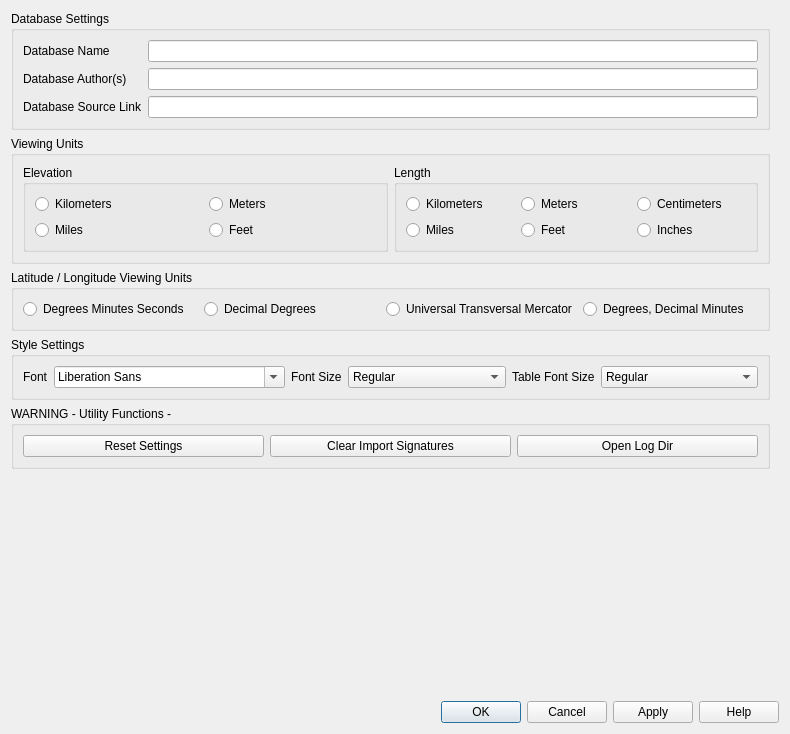
<?xml version="1.0" encoding="UTF-8"?>
<ui version="4.0">
 <class>geochronProjectSettings</class>
 <widget class="QDialog" name="geochronProjectSettings">
  <property name="geometry">
   <rect>
    <x>0</x>
    <y>0</y>
    <width>790</width>
    <height>734</height>
   </rect>
  </property>
  <property name="minimumSize">
   <size>
    <width>790</width>
    <height>0</height>
   </size>
  </property>
  <property name="windowTitle">
   <string>Project Properties</string>
  </property>
  <layout class="QGridLayout" name="gridLayout_21">
   <item row="1" column="0">
    <widget class="QFrame" name="mButtonBoxFrame">
     <property name="sizePolicy">
      <sizepolicy hsizetype="Preferred" vsizetype="Maximum">
       <horstretch>0</horstretch>
       <verstretch>0</verstretch>
      </sizepolicy>
     </property>
     <property name="frameShape">
      <enum>QFrame::NoFrame</enum>
     </property>
     <property name="frameShadow">
      <enum>QFrame::Raised</enum>
     </property>
     <layout class="QHBoxLayout" name="horizontalLayout">
      <property name="leftMargin">
       <number>0</number>
      </property>
      <property name="topMargin">
       <number>0</number>
      </property>
      <property name="rightMargin">
       <number>0</number>
      </property>
      <property name="bottomMargin">
       <number>0</number>
      </property>
      <item>
       <widget class="QDialogButtonBox" name="buttonBox">
        <property name="orientation">
         <enum>Qt::Horizontal</enum>
        </property>
        <property name="standardButtons">
         <set>QDialogButtonBox::Apply|QDialogButtonBox::Cancel|QDialogButtonBox::Help|QDialogButtonBox::Ok</set>
        </property>
       </widget>
      </item>
     </layout>
    </widget>
   </item>
   <item row="0" column="0">
    <widget class="QSplitter" name="mOptionsSplitter">
     <property name="orientation">
      <enum>Qt::Horizontal</enum>
     </property>
     <property name="childrenCollapsible">
      <bool>false</bool>
     </property>
     <widget class="QFrame" name="mOptionsFrame">
      <property name="sizePolicy">
       <sizepolicy hsizetype="Expanding" vsizetype="Preferred">
        <horstretch>1</horstretch>
        <verstretch>0</verstretch>
       </sizepolicy>
      </property>
      <property name="frameShape">
       <enum>QFrame::NoFrame</enum>
      </property>
      <property name="frameShadow">
       <enum>QFrame::Raised</enum>
      </property>
      <layout class="QVBoxLayout" name="verticalLayout_3">
       <property name="leftMargin">
        <number>0</number>
       </property>
       <property name="topMargin">
        <number>0</number>
       </property>
       <property name="rightMargin">
        <number>0</number>
       </property>
       <property name="bottomMargin">
        <number>0</number>
       </property>
       <item>
        <widget class="QStackedWidget" name="mOptionsStackedWidget">
         <property name="sizePolicy">
          <sizepolicy hsizetype="Preferred" vsizetype="Preferred">
           <horstretch>0</horstretch>
           <verstretch>0</verstretch>
          </sizepolicy>
         </property>
         <property name="currentIndex">
          <number>0</number>
         </property>
         <widget class="QWidget" name="mGeneralOptions">
          <layout class="QVBoxLayout" name="verticalLayout_6">
           <property name="leftMargin">
            <number>0</number>
           </property>
           <property name="topMargin">
            <number>0</number>
           </property>
           <property name="rightMargin">
            <number>0</number>
           </property>
           <property name="bottomMargin">
            <number>0</number>
           </property>
           <item>
            <widget class="QScrollArea" name="scrollArea_1">
             <property name="frameShape">
              <enum>QFrame::NoFrame</enum>
             </property>
             <property name="widgetResizable">
              <bool>true</bool>
             </property>
             <widget class="QWidget" name="scrollAreaWidgetContents_2">
              <property name="geometry">
               <rect>
                <x>0</x>
                <y>0</y>
                <width>772</width>
                <height>682</height>
               </rect>
              </property>
              <layout class="QVBoxLayout" name="verticalLayout">
               <property name="leftMargin">
                <number>0</number>
               </property>
               <property name="topMargin">
                <number>0</number>
               </property>
               <property name="bottomMargin">
                <number>0</number>
               </property>
               <item>
                <widget class="QGroupBox" name="ProjectSettings">
                 <property name="title">
                  <string>Database Settings</string>
                 </property>
                 <layout class="QGridLayout" name="gridLayout_26">
                  <item row="0" column="2">
                   <widget class="QLineEdit" name="le_DatabaseName"/>
                  </item>
                  <item row="1" column="2">
                   <widget class="QLineEdit" name="le_DatabaseAuthors"/>
                  </item>
                  <item row="1" column="0">
                   <widget class="QLabel" name="static_DatabaseAuthors">
                    <property name="text">
                     <string>Database Author(s)</string>
                    </property>
                   </widget>
                  </item>
                  <item row="0" column="0">
                   <widget class="QLabel" name="static_DatabaseName">
                    <property name="text">
                     <string>Database Name</string>
                    </property>
                   </widget>
                  </item>
                  <item row="2" column="2">
                   <widget class="QLineEdit" name="le_DatabaseSourceLink"/>
                  </item>
                  <item row="2" column="0">
                   <widget class="QLabel" name="static_DatabaseSourceLink">
                    <property name="text">
                     <string>Database Source Link</string>
                    </property>
                   </widget>
                  </item>
                 </layout>
                </widget>
               </item>
               <item>
                <widget class="QGroupBox" name="ViewingUnits">
                 <property name="title">
                  <string>Viewing Units</string>
                 </property>
                 <layout class="QGridLayout" name="gridLayout">
                  <item row="1" column="1">
                   <widget class="QGroupBox" name="Length">
                    <property name="title">
                     <string>Length</string>
                    </property>
                    <layout class="QGridLayout" name="gridLayout_5">
                     <item row="0" column="1">
                      <widget class="QRadioButton" name="rb_LengthMeters">
                       <property name="text">
                        <string>Meters</string>
                       </property>
                      </widget>
                     </item>
                     <item row="0" column="0">
                      <widget class="QRadioButton" name="rb_LengthKilometers">
                       <property name="text">
                        <string>Kilometers</string>
                       </property>
                      </widget>
                     </item>
                     <item row="1" column="0">
                      <widget class="QRadioButton" name="rb_LengthMiles">
                       <property name="text">
                        <string>Miles</string>
                       </property>
                      </widget>
                     </item>
                     <item row="0" column="2">
                      <widget class="QRadioButton" name="rb_LengthCentimeters">
                       <property name="text">
                        <string>Centimeters</string>
                       </property>
                      </widget>
                     </item>
                     <item row="1" column="1">
                      <widget class="QRadioButton" name="rb_LengthFeet">
                       <property name="text">
                        <string>Feet</string>
                       </property>
                      </widget>
                     </item>
                     <item row="1" column="2">
                      <widget class="QRadioButton" name="rb_LengthInches">
                       <property name="text">
                        <string>Inches</string>
                       </property>
                      </widget>
                     </item>
                    </layout>
                   </widget>
                  </item>
                  <item row="1" column="0">
                   <widget class="QGroupBox" name="Elevetion">
                    <property name="title">
                     <string>Elevation</string>
                    </property>
                    <layout class="QGridLayout" name="gridLayout_4">
                     <item row="1" column="0">
                      <widget class="QRadioButton" name="rb_ElevetationMiles">
                       <property name="sizePolicy">
                        <sizepolicy hsizetype="Minimum" vsizetype="Fixed">
                         <horstretch>0</horstretch>
                         <verstretch>0</verstretch>
                        </sizepolicy>
                       </property>
                       <property name="text">
                        <string>Miles</string>
                       </property>
                      </widget>
                     </item>
                     <item row="1" column="1">
                      <widget class="QRadioButton" name="rb_ElevationFeet">
                       <property name="sizePolicy">
                        <sizepolicy hsizetype="Minimum" vsizetype="Fixed">
                         <horstretch>0</horstretch>
                         <verstretch>0</verstretch>
                        </sizepolicy>
                       </property>
                       <property name="text">
                        <string>Feet</string>
                       </property>
                      </widget>
                     </item>
                     <item row="0" column="1">
                      <widget class="QRadioButton" name="rb_ElevationMeters">
                       <property name="sizePolicy">
                        <sizepolicy hsizetype="Minimum" vsizetype="Fixed">
                         <horstretch>0</horstretch>
                         <verstretch>0</verstretch>
                        </sizepolicy>
                       </property>
                       <property name="text">
                        <string>Meters</string>
                       </property>
                      </widget>
                     </item>
                     <item row="0" column="0">
                      <widget class="QRadioButton" name="rb_ElevationKilometers">
                       <property name="sizePolicy">
                        <sizepolicy hsizetype="Minimum" vsizetype="Fixed">
                         <horstretch>0</horstretch>
                         <verstretch>0</verstretch>
                        </sizepolicy>
                       </property>
                       <property name="text">
                        <string>Kilometers</string>
                       </property>
                      </widget>
                     </item>
                    </layout>
                   </widget>
                  </item>
                 </layout>
                </widget>
               </item>
               <item>
                <widget class="QGroupBox" name="LatLongUnits">
                 <property name="title">
                  <string>Latitude / Longitude Viewing Units</string>
                 </property>
                 <layout class="QGridLayout" name="gridLayout_3">
                  <item row="0" column="2">
                   <widget class="QRadioButton" name="rb_UTM">
                    <property name="text">
                     <string>Universal Transversal Mercator</string>
                    </property>
                   </widget>
                  </item>
                  <item row="0" column="0">
                   <widget class="QRadioButton" name="rb_DMS">
                    <property name="text">
                     <string>Degrees Minutes Seconds</string>
                    </property>
                   </widget>
                  </item>
                  <item row="0" column="3">
                   <widget class="QRadioButton" name="rb_DDM">
                    <property name="text">
                     <string>Degrees, Decimal Minutes</string>
                    </property>
                   </widget>
                  </item>
                  <item row="0" column="1">
                   <widget class="QRadioButton" name="rb_DD">
                    <property name="text">
                     <string>Decimal Degrees</string>
                    </property>
                   </widget>
                  </item>
                 </layout>
                </widget>
               </item>
               <item>
                <widget class="QGroupBox" name="StyleSettings">
                 <property name="title">
                  <string>Style Settings</string>
                 </property>
                 <layout class="QGridLayout" name="gridLayout_2">
                  <item row="0" column="1">
                   <widget class="QFontComboBox" name="fontComboBox"/>
                  </item>
                  <item row="0" column="0">
                   <widget class="QLabel" name="static_Font">
                    <property name="sizePolicy">
                     <sizepolicy hsizetype="Fixed" vsizetype="Preferred">
                      <horstretch>0</horstretch>
                      <verstretch>0</verstretch>
                     </sizepolicy>
                    </property>
                    <property name="text">
                     <string>Font</string>
                    </property>
                   </widget>
                  </item>
                  <item row="0" column="5">
                   <widget class="QComboBox" name="cb_TableViewSize">
                    <item>
                     <property name="text">
                      <string>Regular</string>
                     </property>
                    </item>
                    <item>
                     <property name="text">
                      <string>Large</string>
                     </property>
                    </item>
                    <item>
                     <property name="text">
                      <string>Small</string>
                     </property>
                    </item>
                   </widget>
                  </item>
                  <item row="0" column="3">
                   <widget class="QComboBox" name="cb_FontSize">
                    <item>
                     <property name="text">
                      <string>Regular</string>
                     </property>
                    </item>
                    <item>
                     <property name="text">
                      <string>Larger</string>
                     </property>
                    </item>
                    <item>
                     <property name="text">
                      <string>Smaller</string>
                     </property>
                    </item>
                   </widget>
                  </item>
                  <item row="0" column="2">
                   <widget class="QLabel" name="label_5">
                    <property name="sizePolicy">
                     <sizepolicy hsizetype="Fixed" vsizetype="Preferred">
                      <horstretch>0</horstretch>
                      <verstretch>0</verstretch>
                     </sizepolicy>
                    </property>
                    <property name="text">
                     <string>Font Size</string>
                    </property>
                   </widget>
                  </item>
                  <item row="0" column="4">
                   <widget class="QLabel" name="label_6">
                    <property name="sizePolicy">
                     <sizepolicy hsizetype="Fixed" vsizetype="Preferred">
                      <horstretch>0</horstretch>
                      <verstretch>0</verstretch>
                     </sizepolicy>
                    </property>
                    <property name="text">
                     <string>Table Font Size</string>
                    </property>
                   </widget>
                  </item>
                 </layout>
                </widget>
               </item>
               <item>
                <widget class="QGroupBox" name="UtilityFunctions">
                 <property name="title">
                  <string>WARNING - Utility Functions - </string>
                 </property>
                 <layout class="QGridLayout" name="gridLayout_6">
                  <item row="0" column="0">
                   <widget class="QPushButton" name="pb_ResetSettings">
                    <property name="text">
                     <string>Reset Settings</string>
                    </property>
                   </widget>
                  </item>
                  <item row="0" column="1">
                   <widget class="QPushButton" name="pb_ClearImportSignatures">
                    <property name="text">
                     <string>Clear Import Signatures</string>
                    </property>
                   </widget>
                  </item>
                  <item row="0" column="2">
                   <widget class="QPushButton" name="pb_OpenLogDir">
                    <property name="text">
                     <string>Open Log Dir</string>
                    </property>
                   </widget>
                  </item>
                 </layout>
                </widget>
               </item>
               <item>
                <spacer name="verticalSpacer_5">
                 <property name="orientation">
                  <enum>Qt::Vertical</enum>
                 </property>
                 <property name="sizeHint" stdset="0">
                  <size>
                   <width>20</width>
                   <height>0</height>
                  </size>
                 </property>
                </spacer>
               </item>
              </layout>
             </widget>
            </widget>
           </item>
          </layout>
         </widget>
        </widget>
       </item>
      </layout>
     </widget>
    </widget>
   </item>
  </layout>
 </widget>
 <tabstops>
  <tabstop>le_DatabaseSourceLink</tabstop>
  <tabstop>scrollArea_1</tabstop>
  <tabstop>rb_ElevationKilometers</tabstop>
  <tabstop>rb_ElevationMeters</tabstop>
  <tabstop>rb_ElevetationMiles</tabstop>
  <tabstop>rb_ElevationFeet</tabstop>
  <tabstop>rb_LengthKilometers</tabstop>
  <tabstop>rb_LengthMeters</tabstop>
  <tabstop>rb_LengthCentimeters</tabstop>
  <tabstop>rb_LengthMiles</tabstop>
  <tabstop>rb_LengthFeet</tabstop>
  <tabstop>rb_LengthInches</tabstop>
  <tabstop>rb_DMS</tabstop>
  <tabstop>rb_DD</tabstop>
  <tabstop>rb_UTM</tabstop>
  <tabstop>rb_DDM</tabstop>
  <tabstop>fontComboBox</tabstop>
  <tabstop>cb_FontSize</tabstop>
  <tabstop>cb_TableViewSize</tabstop>
  <tabstop>pb_ResetSettings</tabstop>
  <tabstop>pb_ClearImportSignatures</tabstop>
  <tabstop>pb_OpenLogDir</tabstop>
  <tabstop>le_DatabaseName</tabstop>
  <tabstop>le_DatabaseAuthors</tabstop>
 </tabstops>
 <resources>
  <include location="../../../../images/images.qrc"/>
 </resources>
 <connections/>
</ui>
